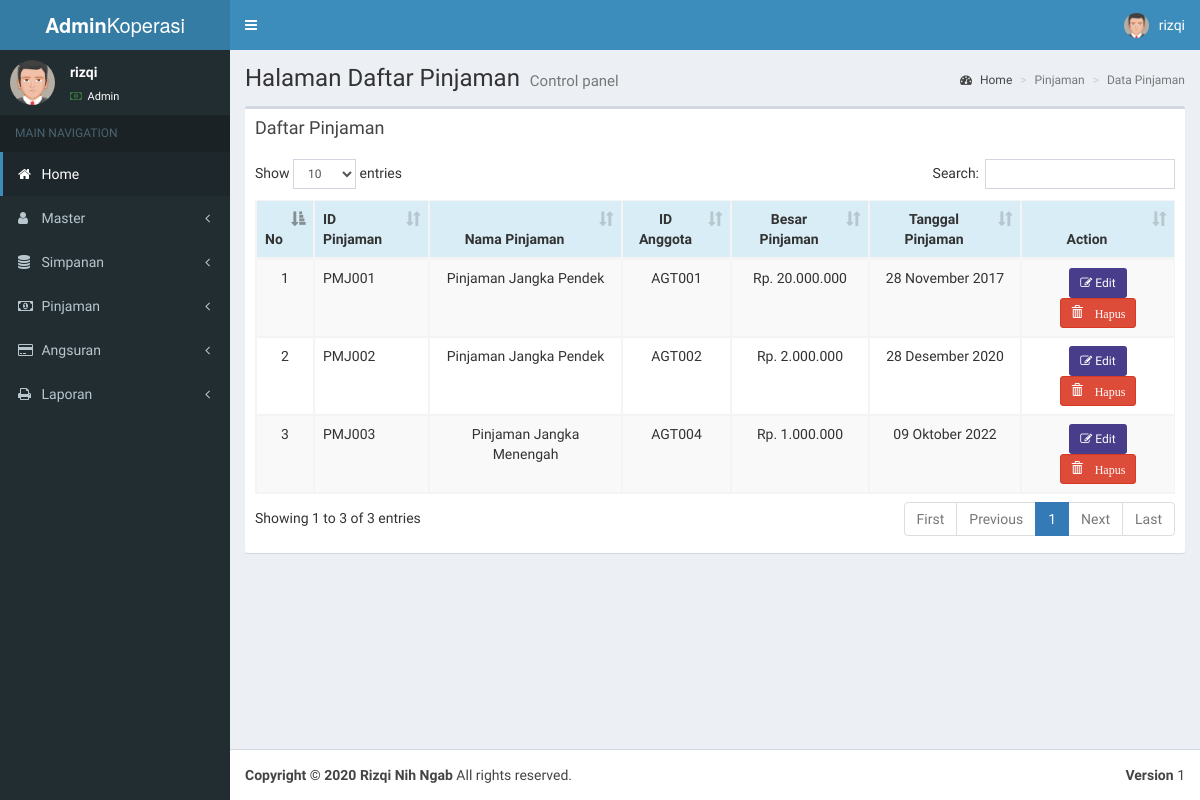
/page-pinjaman.php (signed in), run on an earlier commit of the app's database.
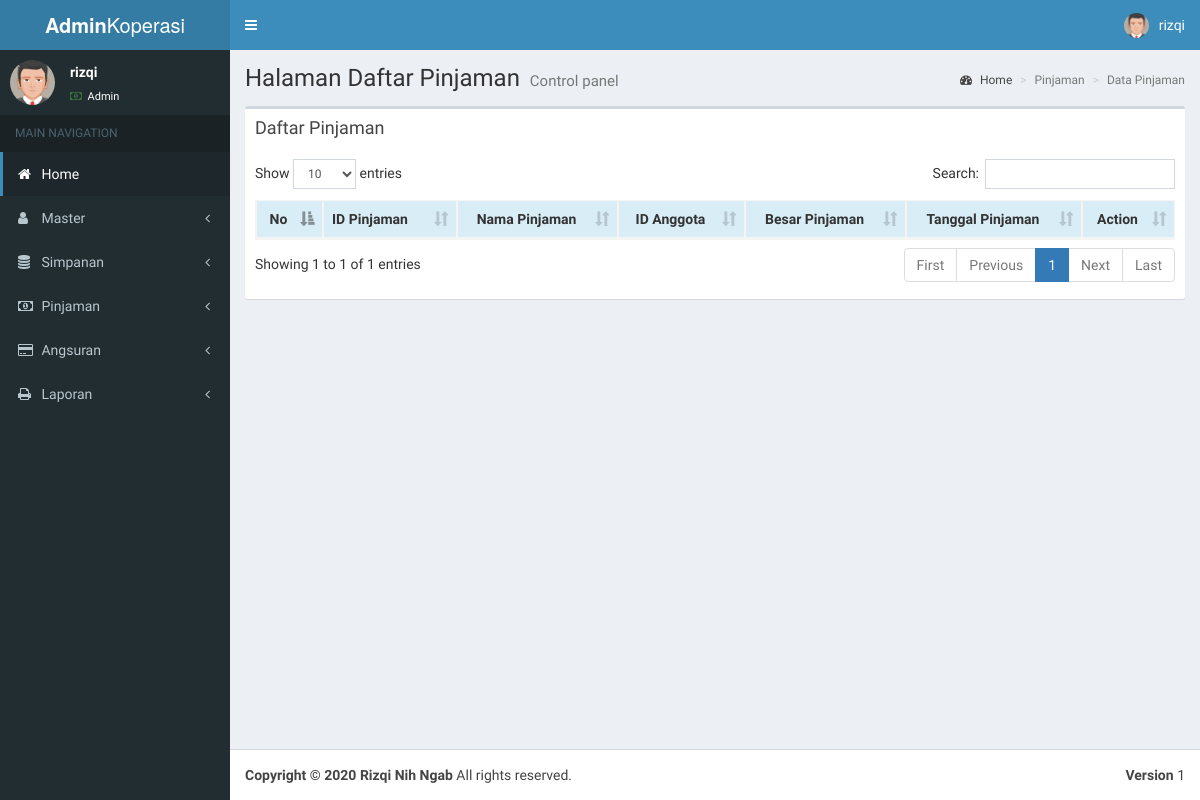
And on a later commit of the database.
### tables this page shows
CREATE TABLE `pinjaman` (
  `id_pinjaman` varchar(11) NOT NULL,
  `nama_pinjaman` varchar(40) NOT NULL,
  `id_anggota` varchar(11) NOT NULL,
  `besar_pinjaman` bigint NOT NULL,
  `tgl_pengajuan_pinjaman` date NOT NULL,
  `tgl_acc_pinjaman` date NOT NULL,
  `tgl_pinjaman` date NOT NULL,
  `tgl_pelunasan` date NOT NULL,
  `bln` varchar(2) NOT NULL,
  `thn` varchar(4) NOT NULL,
  `ket` enum('1','0') NOT NULL
);

### funct.php (called while the page is built)
<?php
function numberrupiah($values)
{
	$format_angka = number_format($values, "0", ",", ".");
	return "Rp".'. '.$format_angka;
}
function TanggalIndo($date){
	$BulanIndo = array("Januari", "Februari", "Maret", "April", "Mei", "Juni", "Juli", "Agustus", "September", "Oktober", "November", "Desember");
	$tahun = substr($date, 0, 4);
	$bulan = substr($date, 5, 2);
	$tgl   = substr($date, 8, 2);
	$result = $tgl . " " . $BulanIndo[(int)$bulan-1] . " ". $tahun;
	return($result);
}
?>

### main-pinjaman.php (the view)
<?php include 'koneksi.php';
include 'funct.php';
?>
<div class="content-wrapper">
  <section class="content-header">
      <h1>
        Halaman Daftar Pinjaman
        <small>Control panel</small>
      </h1>
      <ol class="breadcrumb">
        <li><a href="index.php"><i class="fa fa-dashboard"></i> Home</a></li>
        <li class="active">Pinjaman</li>
        <li class="active">Data Pinjaman</li>
      </ol>
    </section>
    <section class="content">
          <div class="box">
            <div class="box-header">
              <h3 class="box-title">Daftar Pinjaman</h3>
            </div>
            <div class="box-body">
             <?php
				$sql = mysqli_query($conn, "SELECT * FROM pinjaman order by id_pinjaman");
			?>
              <table id="dataTable" class="table table-bordered table-striped">
                <thead>
                <tr class="info">
                   	  <th><center>No</center></th>
                      <th>ID Pinjaman</th>
                      <th><center>Nama Pinjaman</center></th>
                      <th><center>ID Anggota</center></th>
                      <th><center>Besar Pinjaman</center></th>
                      <th><center>Tanggal Pinjaman</center></th>
                      <th><center>Action</center></th>
                    </tr>
                    </thead>
                    <tbody>
                    <tr>
                    <?php
						$no=1;
						while($data = mysqli_fetch_array($sql)){
					?>
                      <td><center><?php echo $no; ?></center></td>
                      <td><?php echo $data['id_pinjaman']; ?></td>
                      <td><center><?php echo $data['nama_pinjaman']; ?></center></td>
                      <td><center><?php echo $data['id_anggota']; ?></center></td>
                      <td><center><?php echo numberrupiah($data['besar_pinjaman']); ?></center></td>
                      <td><center><?php echo TanggalIndo($data['tgl_pinjaman']); ?></center></td>
                      <td>
                          <center><a href="page-form-peminjaman.php?id_pinjaman=<?php echo $data['id_pinjaman'];?>&reqpin=edit" title="Edit Data Ini" class="btn btn-sm" style="background: darkslateblue;color:white;"><i class="fa fa-edit "></i> Edit</a>
			<a href="proses.php?id_pinjaman=<?php echo $data['id_pinjaman'];?>&reqpin=dell" title="Hapus Pinjaman Ini" class="btn btn-danger btn-sm"  onClick="return confirm('Yakin mau di hapus?');"><span class="glyphicon glyphicon-trash"> Hapus</span> </a></center>
                      </td>
                    </tr>
                    <?php
						$no++;
						}
					?>
                </tbody>
              </table>
        </div>
      </div>
    </section>
  </div>

What changed in the data, as far as the page shows it:
removed pinjaman: id_pinjaman "PMJ001", nama_pinjaman "Pinjaman Jangka Pendek", id_anggota "AGT001", besar_pinjaman "Rp. 20.000.000", tgl_pinjaman "28 November 2017"
removed pinjaman: id_pinjaman "PMJ002", nama_pinjaman "Pinjaman Jangka Pendek", id_anggota "AGT002", besar_pinjaman "Rp. 2.000.000", tgl_pinjaman "28 Desember 2020"
removed pinjaman: id_pinjaman "PMJ003", nama_pinjaman "Pinjaman Jangka Menengah", id_anggota "AGT004", besar_pinjaman "Rp. 1.000.000", tgl_pinjaman "09 Oktober 2022"
Also different on the page:
text written by a page script: "Show entries Search: Showing 1 to 3 of 3 entries First Previous 1 Next Last" → "Show entries Search: Showing 1 to 1 of 1 entries First Previous 1 Next Last"
